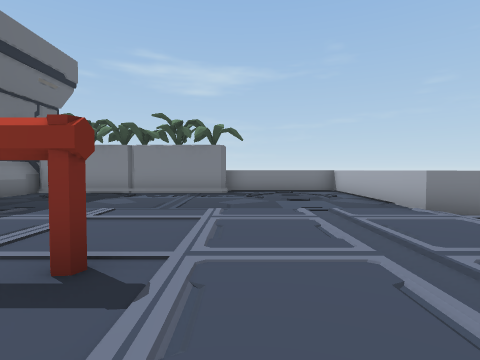
View 1 (above)

24 first-person views from a walk through a 3-D level made in the Unity game engine. The camera is 1.5 m above the floor, tilts 2° down and sees 80° across. The floor is counted in squares, 2 m on a side. Each view is taken from the middle of a square. On the plan, view 1 faces up. The plan holds only what a view shows up to about 10 squares ahead; the rest is blank. The place goes on beyond the plan.

View 2
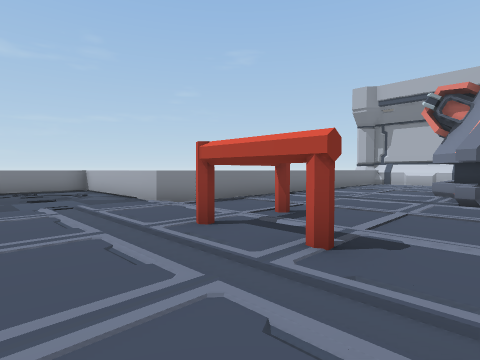

View 3
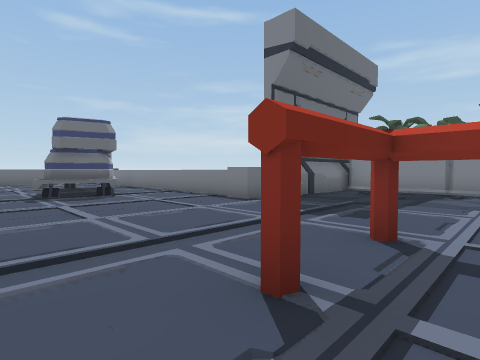

View 4
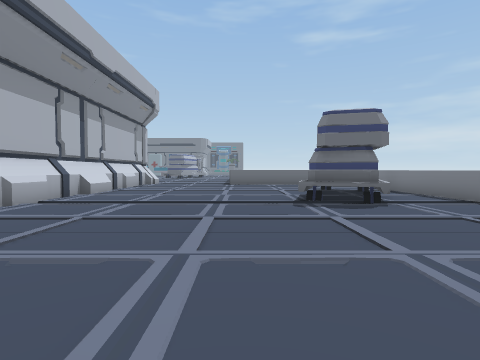

View 5
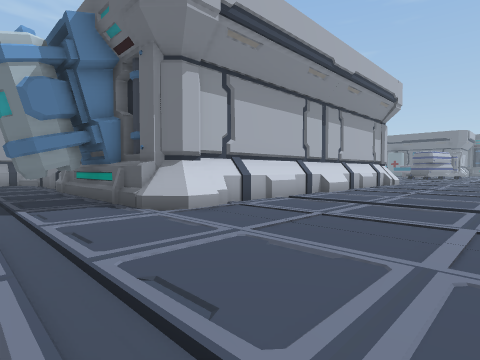

View 6
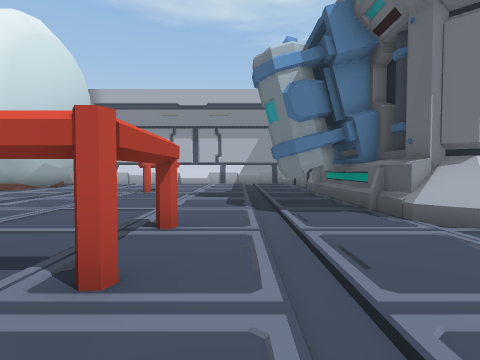

View 7
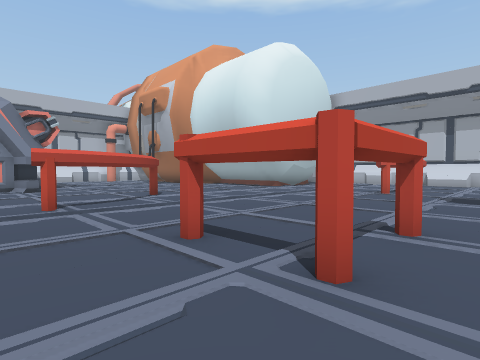

View 8
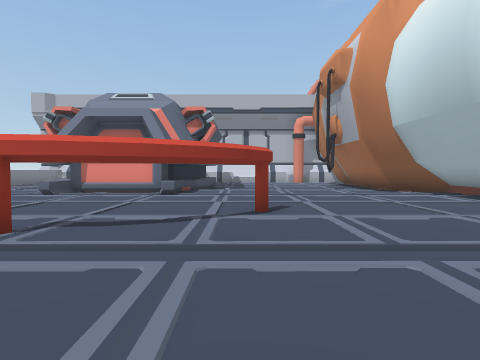

View 9
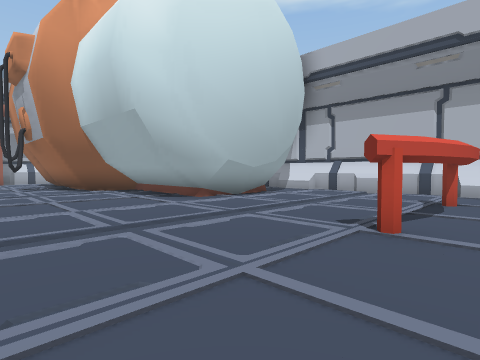

View 10
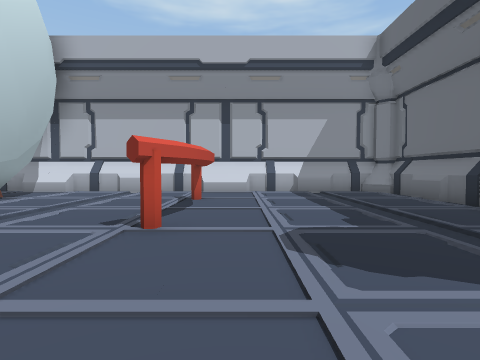

View 11
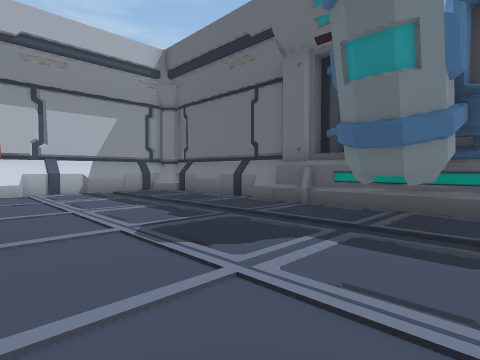

View 12
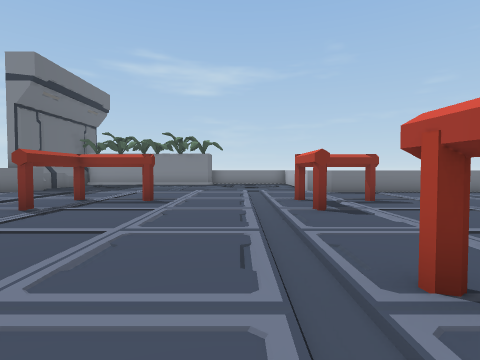

View 13
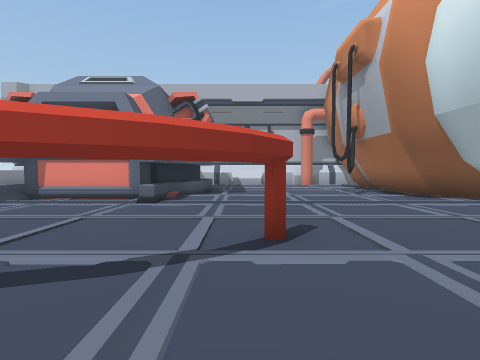

View 14
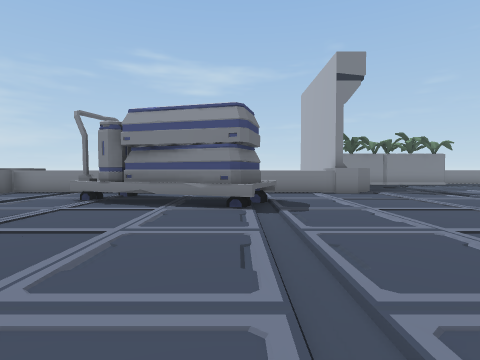

View 15
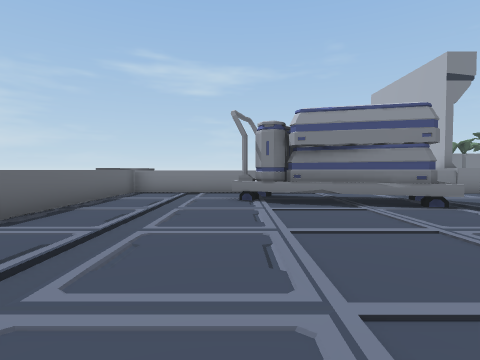

View 16
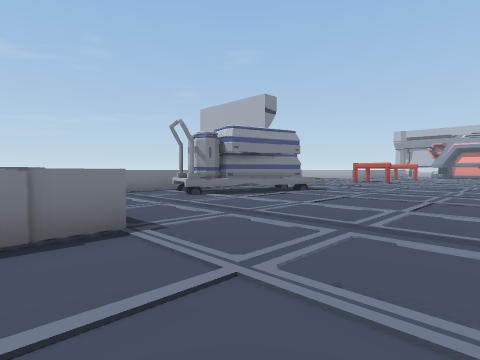

View 17
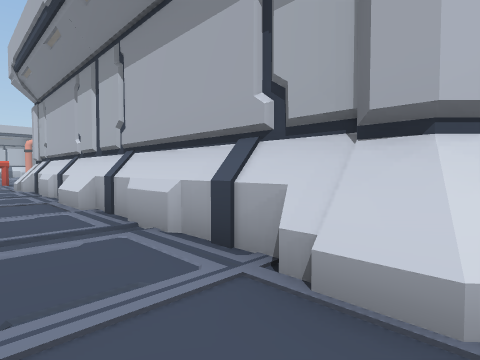

View 18
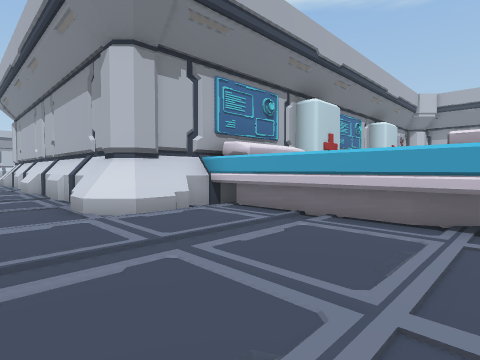

View 19
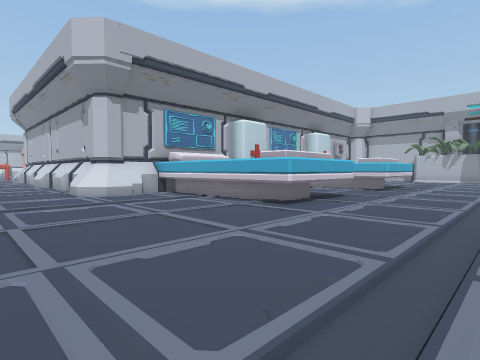

View 20
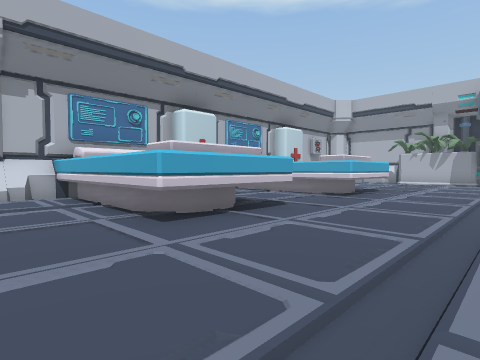

View 21
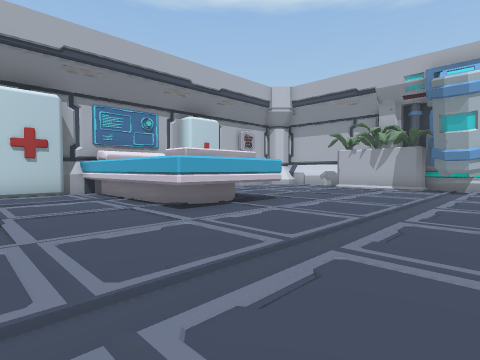

View 22
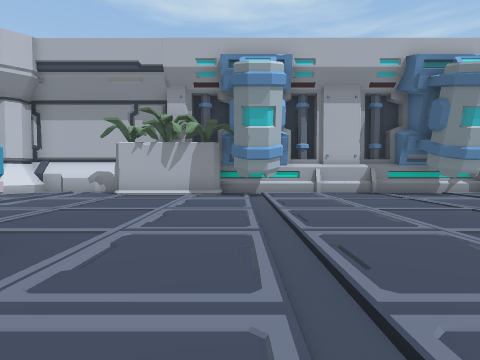

View 23
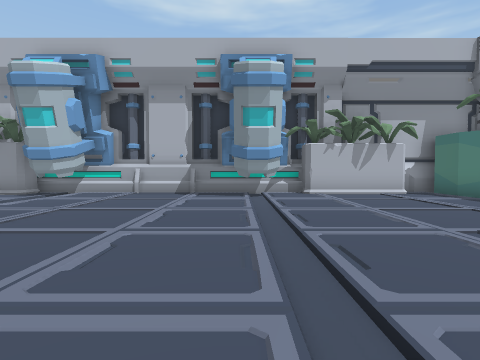

View 24
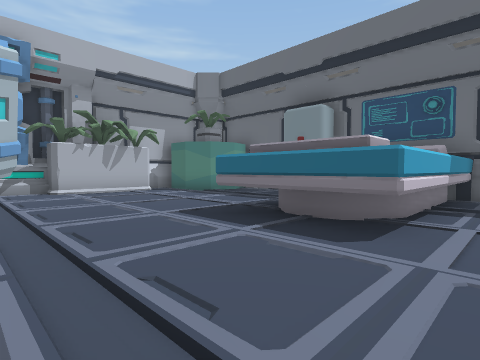

### Floor plan
Key: @ floor where view 1 was taken; # wall or solid block; . floor; ^ raised ledge; O other object.
Columns run from 42 left of view 1 to 9 right of it. Each row starts with its distance up from view 1.
 10                                    #######....#
  9                                    #..........#
  8                                    #..........#
  7                                    #..........#
  6                                    #..........^
  5                        #^^^^^^^^^^^#..........^^^^^^
  4                        ^....^.......................
  3                        ^....###.....................
  2                        ^...^####^......O O..O#O.....
  1                        ^......##.......#.....#......
  0                        ^...............O..@..O....^^
 -1                       ^^...........................#
 -2                       .............................#
 -3              ......   ......................O......#
 -4              ..........................O O.. .....^^
 -5              .......................... ..... ......
 -6              .........##############...O......O.....
 -7              .........#            #................
 -8              ....######            #................
 -9              ....##  #             ##...............
-10              ....##                ##...............
-11             .....#                 #...............#
-12             ..........#            #.....O.....#####
-13    ......   ..........#            #..........###
-14 #####....   .....######            #..........#
-15    ##.....  .....##                #.....O....##
-16    ##...... .....#                 #...........#
-17     #............#                 #............
-18   .................                ##############
-19  ..................
-20  ...................
-21   ...................
-22  #....................
-23  #.###.##....#####...##

Positions as (right, up) in squares from view 1, and headings:
1: (0, 0), facing up
2: (0, -1), facing up-right
3: (-2, -1), facing up-left
4: (-4, -1), facing left
5: (-4, -1), facing down-left
6: (-4, -2), facing down
7: (-4, -2), facing down-right
8: (-1, -6), facing right
9: (-2, -8), facing down-right
10: (-2, -8), facing down
11: (-1, -8), facing down-left
12: (1, -5), facing up
13: (1, -6), facing right
14: (-11, -5), facing up
15: (-15, -5), facing up
16: (-20, -5), facing up-right
17: (-20, -4), facing down-right
18: (-25, -4), facing down-right
19: (-29, -3), facing down-right
20: (-29, -6), facing down-right
21: (-30, -11), facing down-right
22: (-28, -14), facing down
23: (-34, -14), facing down
24: (-34, -13), facing down-left
